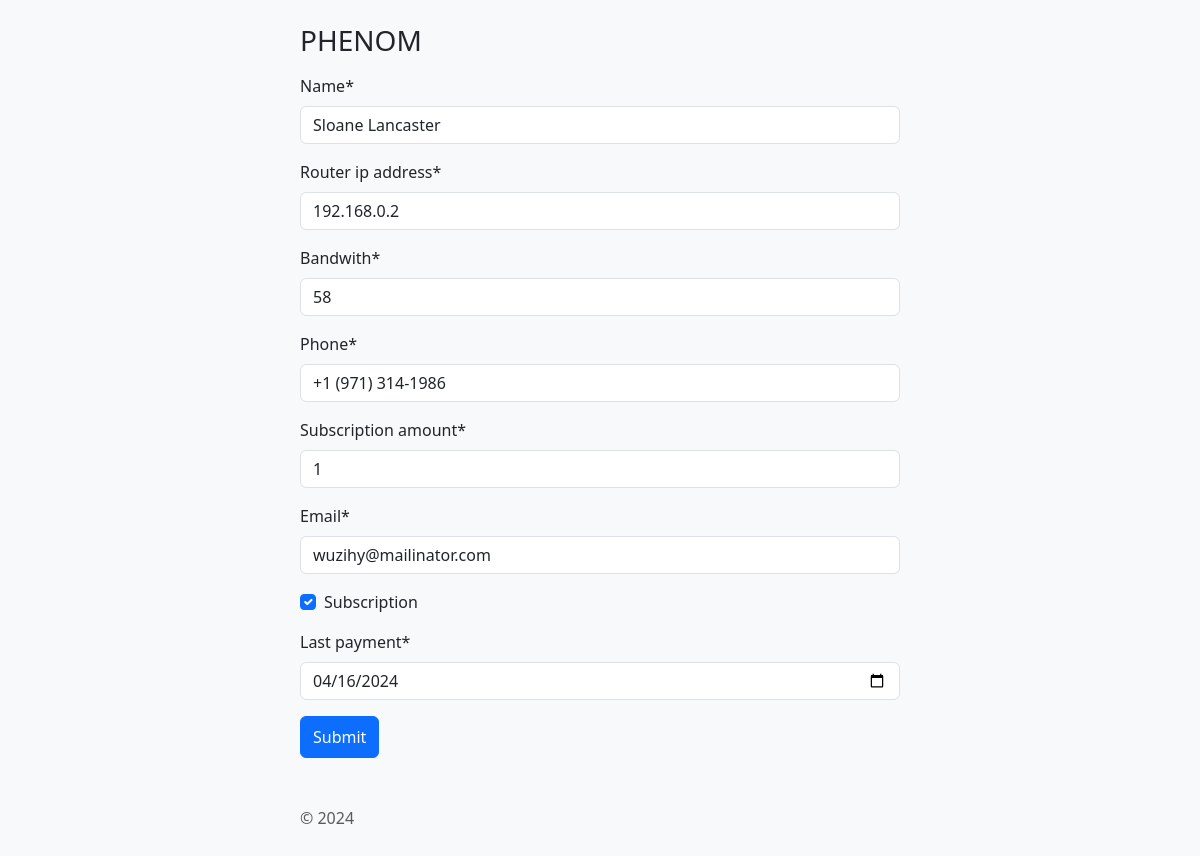
The page /update/1 on the database as committed earlier.
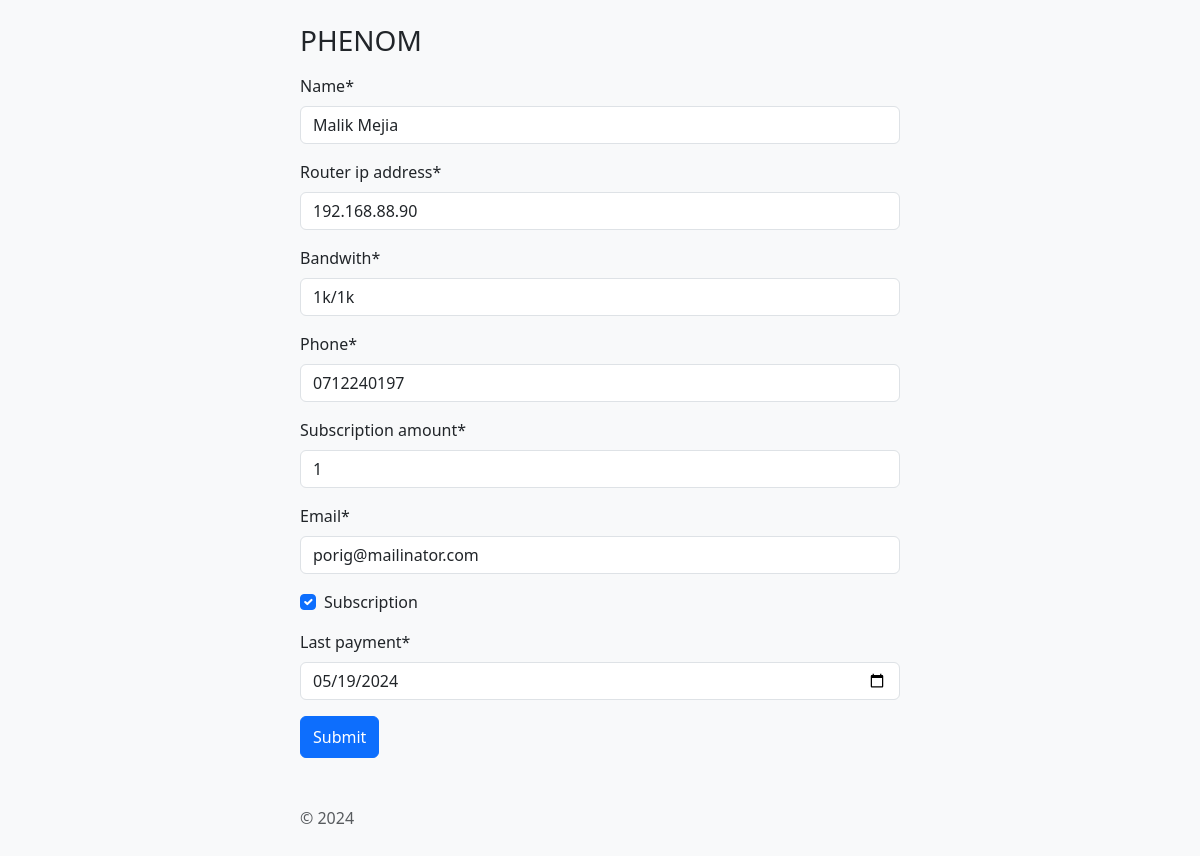
The same page on the database as committed later.
### isp/models.py (models this page shows, shortened)
class Customer(models.Model):
    name = models.CharField(max_length=100,unique=True)
    router_ip_address = models.CharField(max_length=100, default='127.0.0.1')
    bandwith = models.CharField(max_length=7)
    phone = models.CharField(max_length=25)
    subscription_amount = models.IntegerField(default=1)
    email = models.EmailField(max_length=100)
    subscription = models.BooleanField(default=False)
    last_updated = models.DateTimeField(auto_now_add=True)
    last_payment = models.DateTimeField()

### isp/views.py (the view)
# urls.py: path('update/<int:id>',update_customer,name='update_customer'),
def update_customer(request, id):
    customer = Customer.objects.get(pk=id)
    user = list_queues.get(name=customer.name)
    user_id = [i['id'] for i in user]
    if request.method == 'POST':
        form = CustomerSignupForm(request.POST, instance=customer)
        if form.is_valid():
            name = form.cleaned_data['name']
            target = form.cleaned_data['router_ip_address']
            bandwith = form.cleaned_data['bandwith'].upper()
            list_queues.set(id=user_id[0],name=name,target=target,max_limit=bandwith)
            form.save()
            messages.success(request, f"{name} successfully updated")
            return HttpResponseRedirect(reverse('view_customer', args=[user_id[0]]))
    else:
        form = CustomerSignupForm(instance=customer)
    return render(request, 'signup.html', {'form': form})

### isp/forms.py
class CustomerSignupForm(forms.ModelForm):
    class Meta:
        model = Customer
        fields = "__all__"
        widgets = {
            'last_payment':forms.DateInput(attrs={'type': 'date',"min":"2022-01-01"}),
            "router_ip_address":forms.TextInput(attrs={'type':'ipv4'})
        }

### templates/signup.html (shortened to what this page needs)
{% load crispy_forms_filters %}
<!DOCTYPE html>
<html lang="en">
<head>
    <link href="https://cdn.jsdelivr.net/npm/bootstrap@5.3.3/dist/css/bootstrap.min.css" rel="stylesheet">
</head>
<body class="d-flex align-items-center py-4 bg-body-tertiary">
<main class="form-signin w-50 m-auto">
  <form method="post">
    <h1 class="h3 mb-3 fw-normal">PHENOM</h1>
      {% include 'alerts.html' %}
      {{ form | crispy }}
    <button class="btn btn-primary w-40 py-2" type="submit">Submit</button>
    <p class="mt-5 mb-3 text-body-secondary">&copy; 2024</p>
  </form>
</main>
</body>
</html>

### templates/alerts.html (shortened to what this page needs)
<head>
   <link href="https://cdn.jsdelivr.net/npm/bootstrap@5.3.2/dist/css/bootstrap.min.css" rel="stylesheet">
</head>

Rows that differ between the two databases and show on the page:
changed Customer: name "Sloane Lancaster" → "Malik Mejia"; router_ip_address "192.168.0.2" → "192.168.88.90"; bandwith "58" → "1k/1k"; phone "+1 (971) 314-1986" → "0712240197"; email "wuzihy@mailinator.com" → "porig@mailinator.com"; last_payment "04/16/2024" → "05/19/2024"
